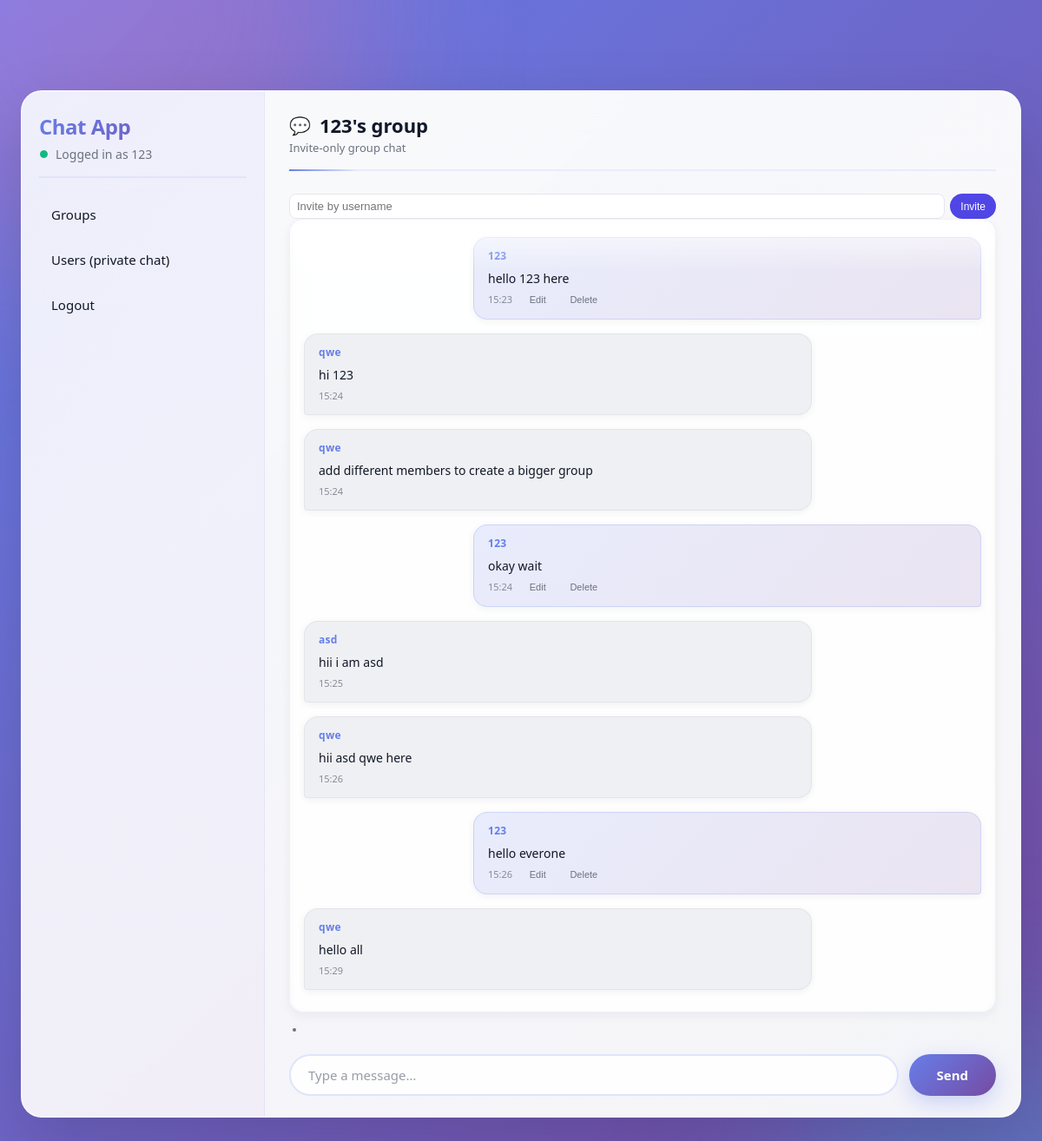
The page /room/1 (signed in) on the database its author committed.
### app.py (models this page shows, shortened)
class User(UserMixin, db.Model):
    id = db.Column(db.Integer, primary_key=True)
    username = db.Column(db.String(50), unique=True, nullable=False)
    password_hash = db.Column(db.String(128), nullable=False)

class Room(db.Model):
    id = db.Column(db.Integer, primary_key=True)
    name = db.Column(db.String(100), nullable=False)
    owner_id = db.Column(db.Integer, db.ForeignKey('user.id'), nullable=False)
    owner = db.relationship('User', backref='owned_rooms')

class Message(db.Model):
    id = db.Column(db.Integer, primary_key=True)
    content = db.Column(db.Text, nullable=False)
    timestamp = db.Column(db.DateTime, default=lambda: datetime.now(UTC))
    edited_at = db.Column(db.DateTime, nullable=True)
    seen_by_receiver = db.Column(db.Boolean, default=False)
    seen_at = db.Column(db.DateTime, nullable=True)
    user_id = db.Column(db.Integer, db.ForeignKey('user.id'), nullable=False)
    room_id = db.Column(db.Integer, db.ForeignKey('room.id'), nullable=True)
    conversation_id = db.Column(db.Integer, db.ForeignKey('conversation.id'), nullable=True)
    user = db.relationship('User', backref='messages')
    room = db.relationship('Room', backref='messages')

### app.py (the view)
@app.route('/room/<int:room_id>')
@login_required
def room(room_id):
    room_obj = Room.query.get_or_404(room_id)
    if not is_room_member(room_id, current_user.id):
        flash('You are not a member of this group.')
        return redirect(url_for('rooms'))
    messages = (Message.query
                .filter_by(room_id=room_id)
                .order_by(Message.timestamp)
                .all())
    return render_template('room.html', room=room_obj, messages=messages)

### app.py (called while the page is built)
@login_manager.user_loader
def load_user(user_id):
    return User.query.get(int(user_id))

def is_room_member(room_id, user_id):
    return RoomMember.query.filter_by(room_id=room_id, user_id=user_id).first() is not None

### templates/room.html (shortened to what this page needs)
<!DOCTYPE html>
<html>
<head>
</head>
<body>
  <div class="app-shell">
    <div class="app-card">
      <aside class="app-sidebar">
        <div class="app-sidebar-header">
          <div class="app-sidebar-title">Chat App</div>
          <div class="app-sidebar-user">
            Logged in as {{ current_user.username }}
          </div>
        </div>
        <div class="app-sidebar-nav">
          <a href="{{ url_for('rooms') }}">Groups</a>
          <a href="{{ url_for('users') }}">Users (private chat)</a>
          <a href="{{ url_for('logout') }}">Logout</a>
        </div>
      </aside>
      <main class="app-main">
        <div class="app-main-header">
          <div>
            <div class="app-main-title">{{ room.name }}</div>
            <div class="app-main-subtitle">Invite-only group chat</div>
          </div>
        </div>
        <div>
          {% if room.owner_id == current_user.id %}
  <form action="{{ url_for('invite_to_room', room_id=room.id) }}" method="post" style="margin-top:10px; display:flex; gap:6px;">
    <input type="text"
           name="username"
           placeholder="Invite by username"
           required
           style="flex:1; border-radius:8px; border:1px solid #e5e7eb; padding:6px 8px; font-size:13px;">
    <button type="submit"
            style="border-radius:999px; border:none; padding:6px 12px; background:#4f46e5; color:white; font-size:12px; font-weight:500;">
      Invite
    </button>
  </form>
{% endif %}
        </div>
        <div class="chat-layout">
          <div class="chat-column">
            <div id="chat-box" class="chat-box">
              {% for msg in messages %}
                <div class="message {% if msg.user_id == current_user.id %}own{% endif %}"
                     data-id="{{ msg.id }}">
                  <strong>{{ msg.user.username }}</strong>
                  <span class="text">
                    {{ msg.content }}
                  </span>
                  <small>{{ msg.timestamp.strftime('%H:%M') }}</small>
                  {% if msg.user_id == current_user.id %}
                    <button class="edit-btn">Edit</button>
                    <button class="delete-btn">Delete</button>
                  {% endif %}
                </div>
              {% endfor %}
            </div>
            <div id="typing-indicator"></div>
            <form id="chat-form" class="chat-input-row">
              <input
                type="text"
                id="message-input"
                placeholder="Type a message…"
                autocomplete="off"
                required
              >
              <button type="submit">Send</button>
            </form>
          </div>
        </div>
      </main>
    </div>
  </div>
</body>
</html>

### rows shown on the page
User: username "123"
Room: name "123's group"
Message: user.username "123", content "hello 123 here", timestamp "15:23", shows "Edit"
Message: user.username "qwe", content "hi 123", timestamp "15:24"
Message: user.username "qwe", content "add different members to create a bigger group", timestamp "15:24"
Message: user.username "123", content "okay wait", timestamp "15:24", shows "Edit"
Message: user.username "asd", content "hii i am asd", timestamp "15:25"
Message: user.username "qwe", content "hii asd qwe here", timestamp "15:26"
Message: user.username "123", content "hello everone", timestamp "15:26", shows "Edit"
Message: user.username "qwe", content "hello all", timestamp "15:29"
